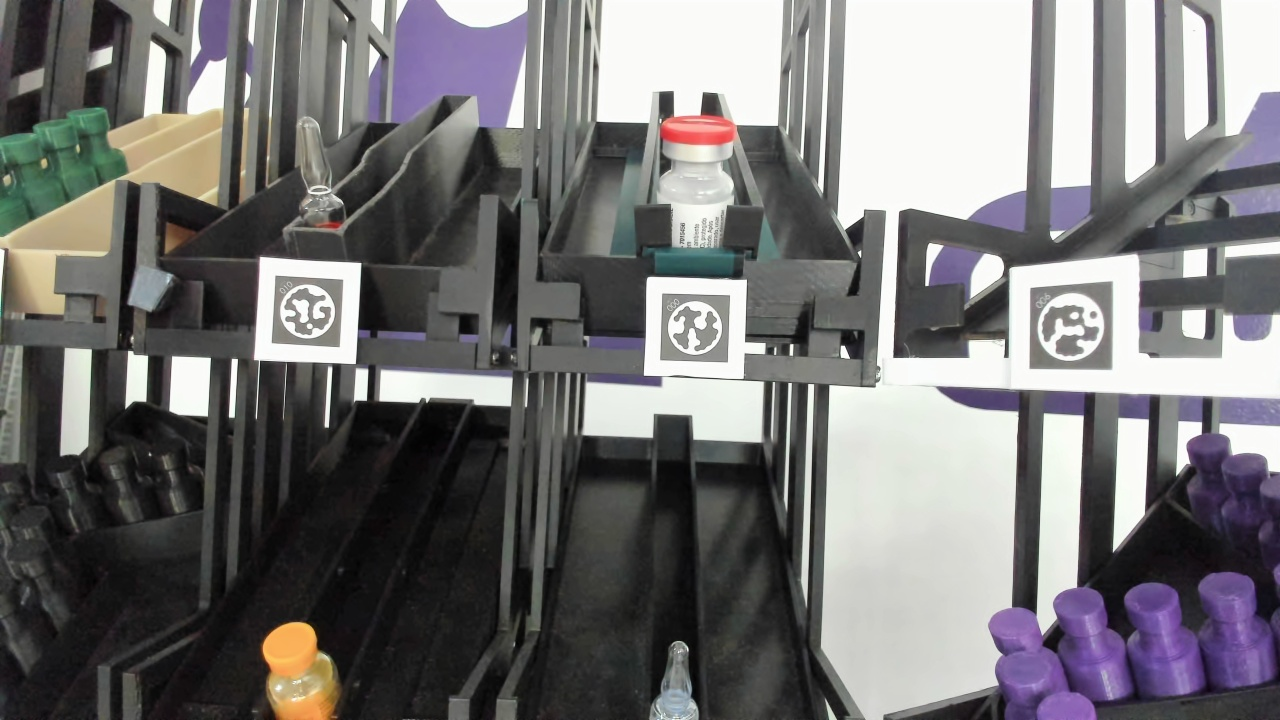
#> input picture frames/img_0_010.jpg, 1280 x 720 px, found by its file name
$ python template_match.py
#> lines starting #> are read from the running program, lines starting #| are printed output that depends on the picture
import cv2
import numpy as np
# Ler a imagem original e o template
img_original = cv2.imread('.\\frames\\img_0_010.jpg')
#> img_original is the input picture: shape (720, 1280, 3); mean B, G, R 117, 116.5, 117.9
template_original = cv2.imread('.\\features\\medicine_png\\medicine_1.png')
img_gray = cv2.cvtColor(img_original, cv2.COLOR_BGR2GRAY)
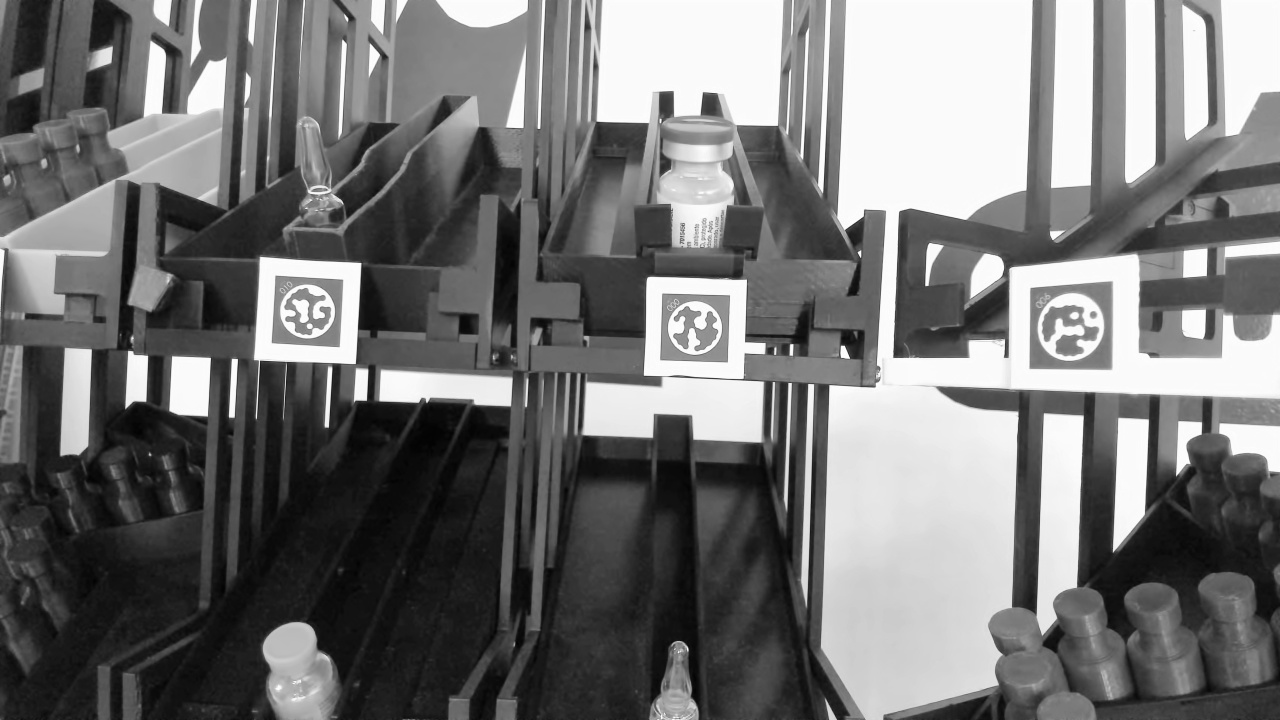
#> img_gray: shape (720, 1280); min 1, max 255, mean 117
img_gray = cv2.resize(img_gray, (0, 0), fx=0.8, fy=0.8)
#> img_gray: shape (576, 1024)
img_gray_color = cv2.cvtColor(img_gray, cv2.COLOR_GRAY2BGR)
#> (the run stopped early here; a loop or call above may not have finished)

$ run again, with frames/IMG-20241107-WA0031.jpg copied over frames/img_0_010.jpg
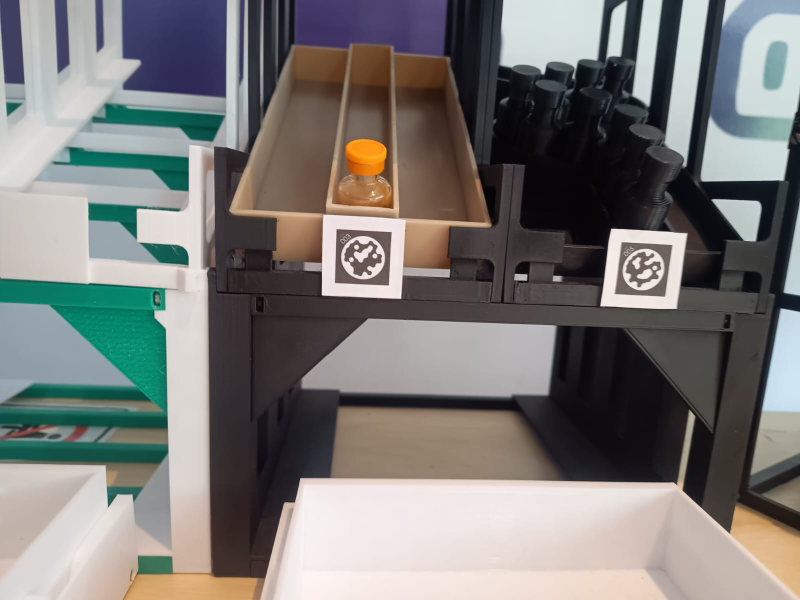
#> input picture frames/IMG-20241107-WA0031.jpg, 1600 x 1200 px, found by its file name (shown at 1/2 size)
#> img_original is the input picture: shape (1200, 1600, 3); mean B, G, R 119.2, 121.5, 122.7
#> `img_gray = cv2.cvtColor(img_original, cv2.COLOR_BGR2GRAY)`:
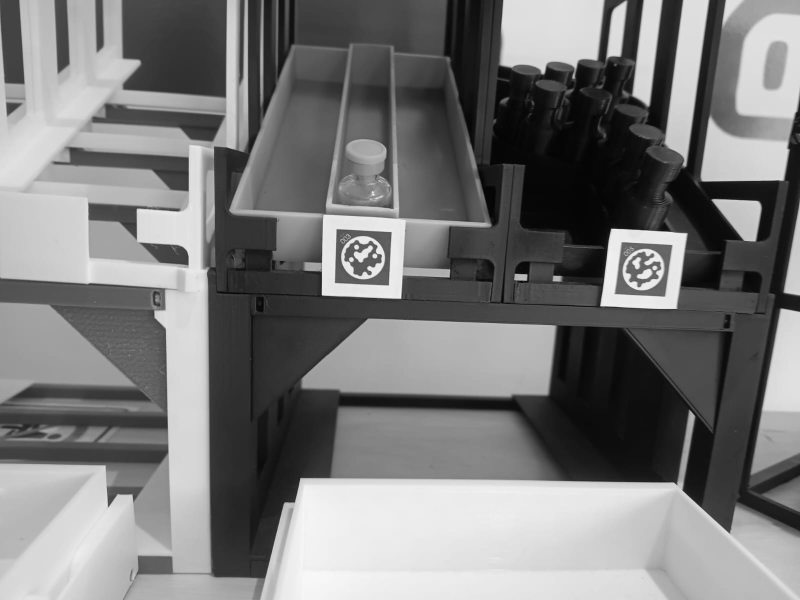
#> img_gray: shape (1200, 1600) (shown at 1/2 size); min 1, max 251, mean 121.6

$ run again, with frames/frame_20240912_094930.jpg copied over frames/img_0_010.jpg
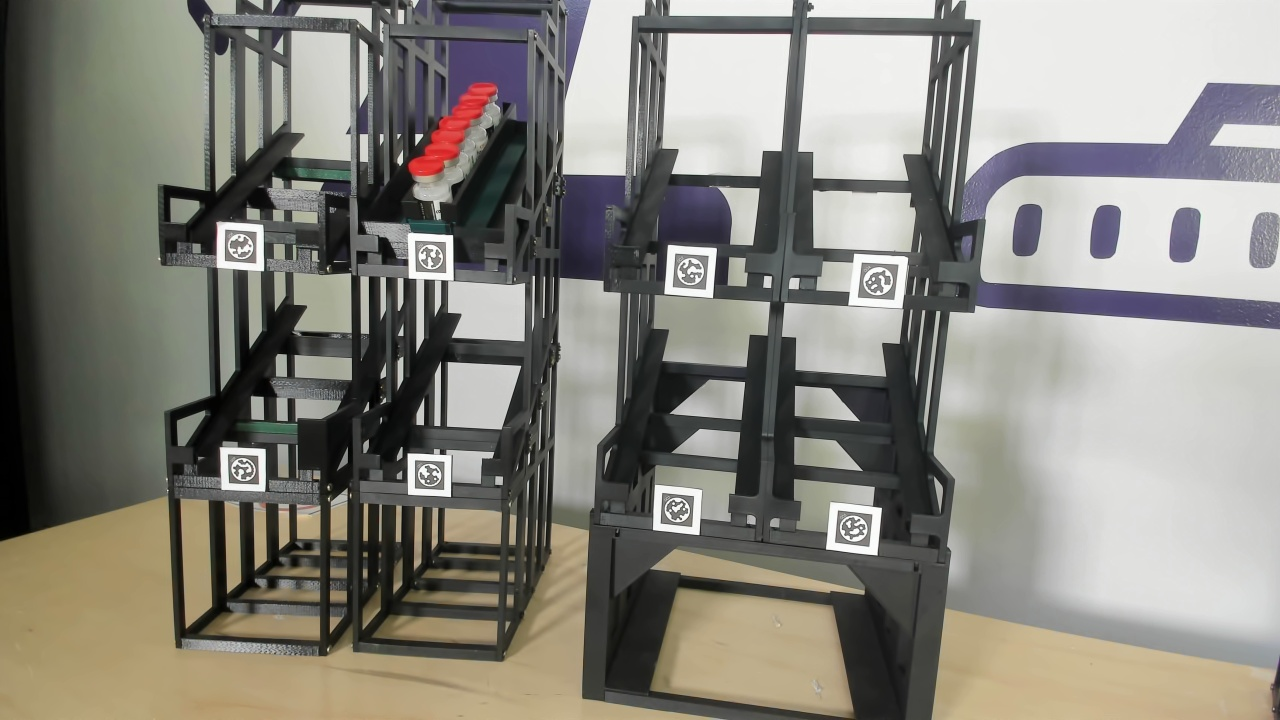
#> input picture frames/frame_20240912_094930.jpg, 1280 x 720 px, found by its file name
#> img_original is the input picture: shape (720, 1280, 3); mean B, G, R 125.4, 133.2, 135.5
#> `img_gray = cv2.cvtColor(img_original, cv2.COLOR_BGR2GRAY)`:
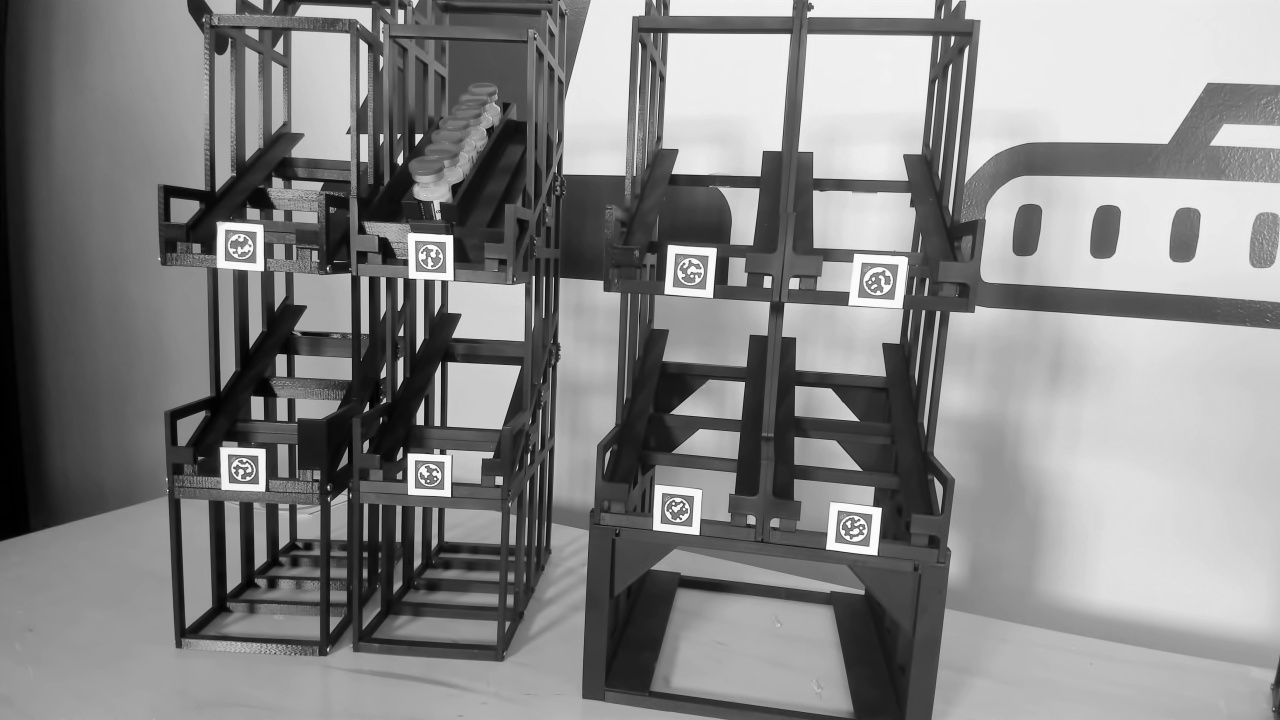
#> img_gray: shape (720, 1280); min 0, max 255, mean 133

$ run again, with frames/frame_20240912_095308.jpg copied over frames/img_0_010.jpg
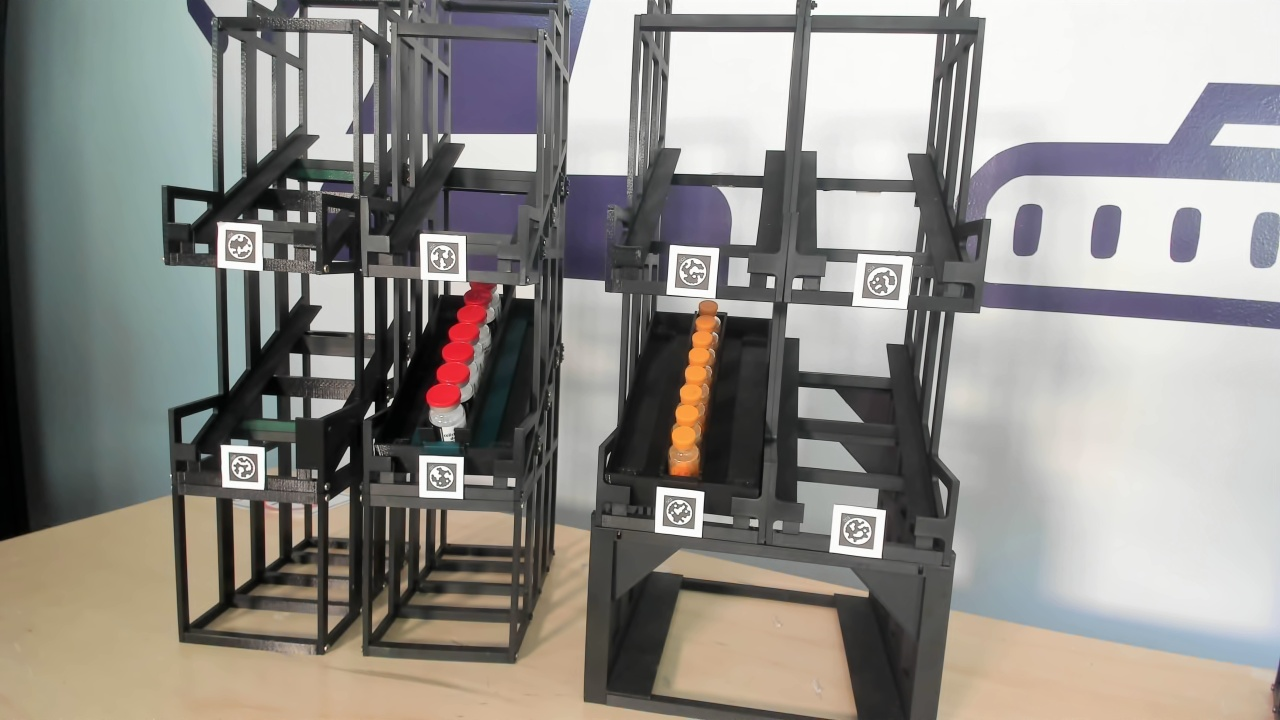
#> input picture frames/frame_20240912_095308.jpg, 1280 x 720 px, found by its file name
#> img_original is the input picture: shape (720, 1280, 3); mean B, G, R 136.8, 141.4, 144
#> `img_gray = cv2.cvtColor(img_original, cv2.COLOR_BGR2GRAY)`:
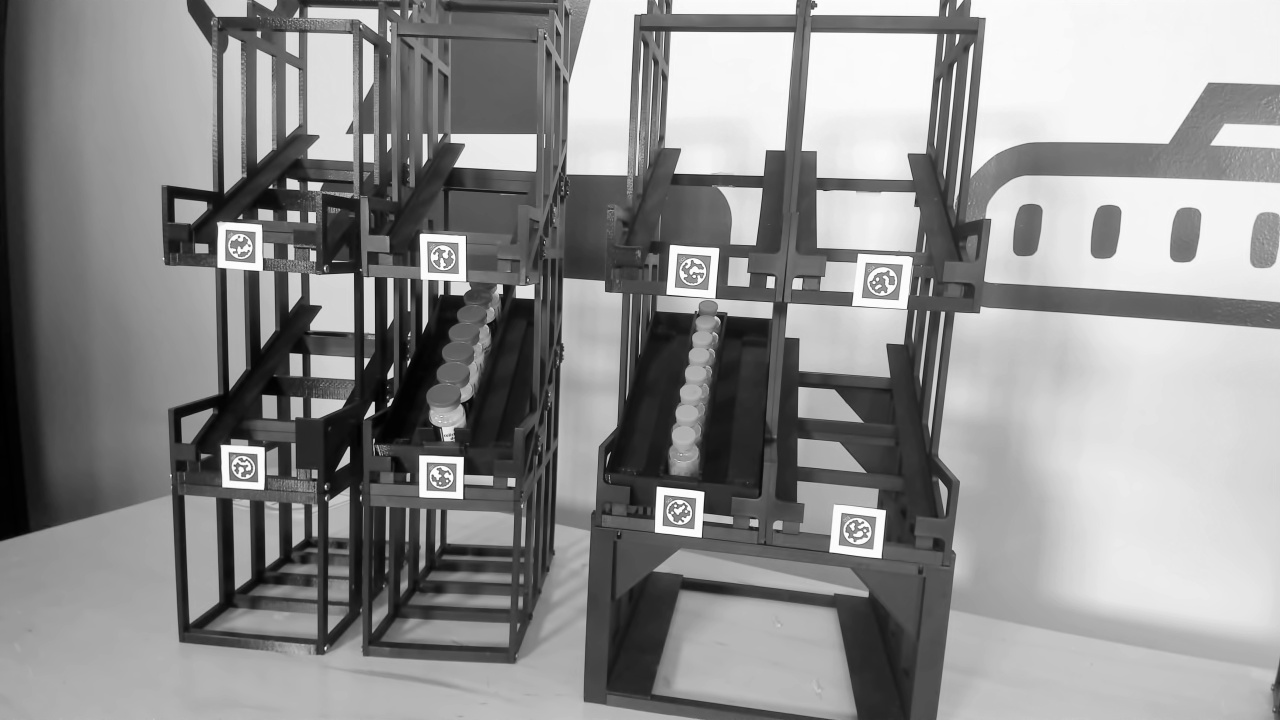
#> img_gray: shape (720, 1280); min 0, max 255, mean 141.7
